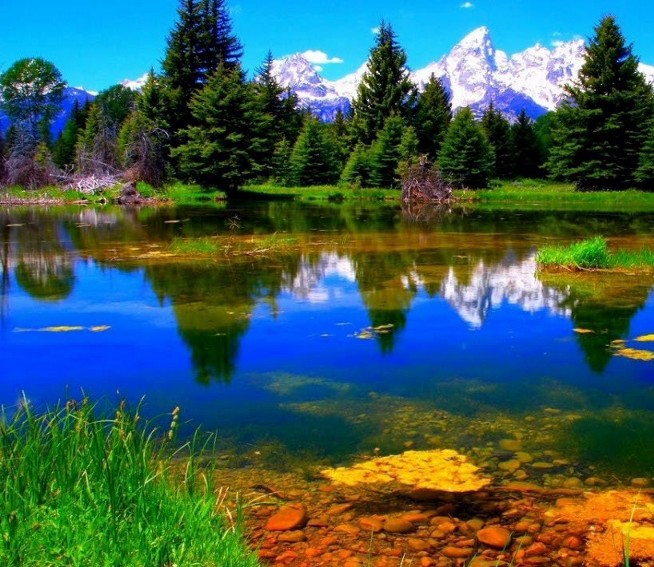
#> input picture exercises/part1/data/match_view01_1.jpg, 654 x 567 px
$ jupyter execute '14. Segmentation – K-means.ipynb'
#> lines starting #> are read from the running program, lines starting #| are printed output that depends on the picture
# 14. Segmentation – K-means

Segment some color images using the K-means algorithm – kmeans(). Try different parameters for the number of
clusters, the initial centers of the clusters (see KmeansFlags), the termination criteria and the number of attempts.

[cell 1]
import cv2
import os
import numpy as np
import matplotlib.pyplot as plt

DATA_DIR = './data'
FILENAME = 'match_view01_1.jpg'

img = cv2.imread(os.path.join(DATA_DIR, FILENAME))
#> img is the input picture: shape (567, 654, 3); mean B, G, R 87.8, 93.8, 62

[cell 2]
K = 6

Z = img.reshape((-1,3))

# convert to np.float32
Z = np.float32(Z)

# define criteria, number of clusters(K) and apply kmeans()
criteria = (cv2.TERM_CRITERIA_EPS + cv2.TERM_CRITERIA_MAX_ITER, 10, 1.0)
ret,label,center=cv2.kmeans(Z,K,None,criteria,10,cv2.KMEANS_RANDOM_CENTERS)
#> ret = 904513151.8; center = [[31.66, 101.1, 95.29], [249.4, 178.8, 23.35], [23.8, 48.85, 27], [221.4, 201.2, 198.9], [201.3, 76.69, 10.38], [27.17, 126, 203.8]]

# Now convert back into uint8, and make original image
center = np.uint8(center)
#> center = [[31, 101, 95], [249, 178, 23], [23, 48, 27], [221, 201, 198], [201, 76, 10], [27, 126, 203]]
res = center[label.flatten()]
res2 = res.reshape((img.shape))
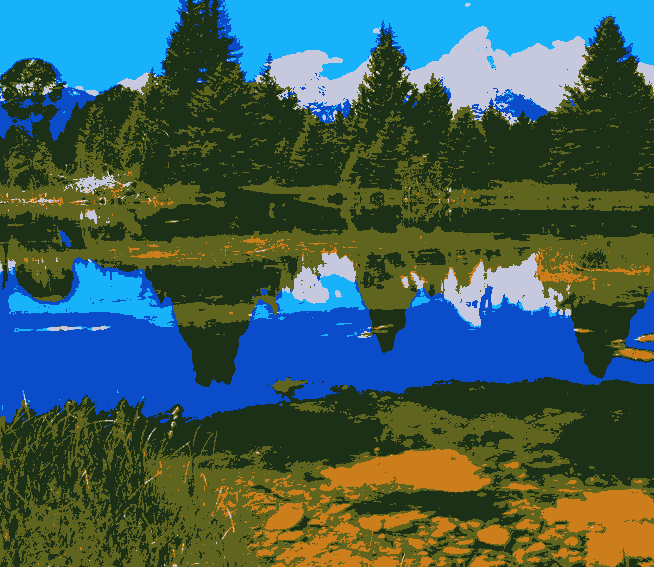
#> res2: shape (567, 654, 3); mean B, G, R 87.2, 93.3, 61.7

[cell 3]
plt.figure(figsize=(10,10))
plt.subplot(121),plt.imshow(cv2.cvtColor(img, cv2.COLOR_BGR2RGB) , cmap='gray')
plt.title('Input Image'), plt.xticks([]), plt.yticks([])
plt.subplot(122),plt.imshow(cv2.cvtColor(res2, cv2.COLOR_BGR2RGB))
plt.title('Segmented Image when K = %i' % K), plt.xticks([]), plt.yticks([])
plt.show()
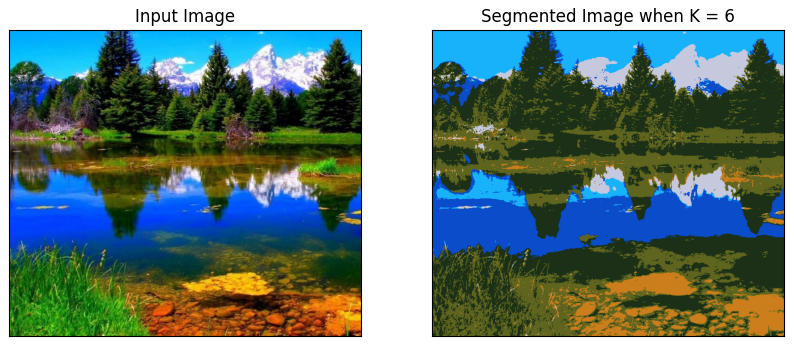
#> figure drawn by matplotlib, 2 panels

$ run again, with exercises/part1/data/match_view01_2.jpg copied over exercises/part1/data/match_view01_1.jpg
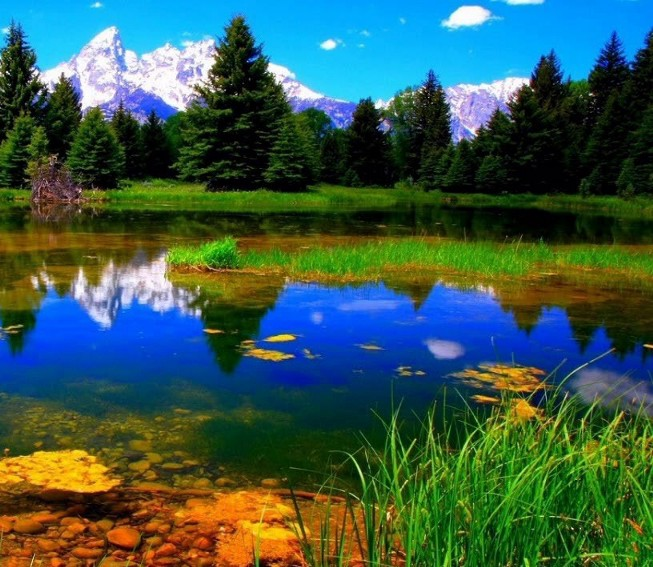
#> input picture exercises/part1/data/match_view01_2.jpg, 653 x 567 px
#> img is the input picture: shape (567, 653, 3); mean B, G, R 78.2, 89.7, 57.1
#> `ret,label,center=cv2.kmeans(Z,K,None,criteria,10,cv2.KMEANS_RANDOM_CEN..`: ret = 790828892; center = [[227, 203.7, 200.6], [248.4, 161.3, 19.36], [163.8, 66.19, 14.12], [33.1, 127.3, 177.5], [23.52, 96.14, 78.15], [13.7, 35.84, 16.94]]
#> `center = np.uint8(center)`: center = [[227, 203, 200], [248, 161, 19], [163, 66, 14], [33, 127, 177], [23, 96, 78], [13, 35, 16]]
#> `res2 = res.reshape((img.shape))`:
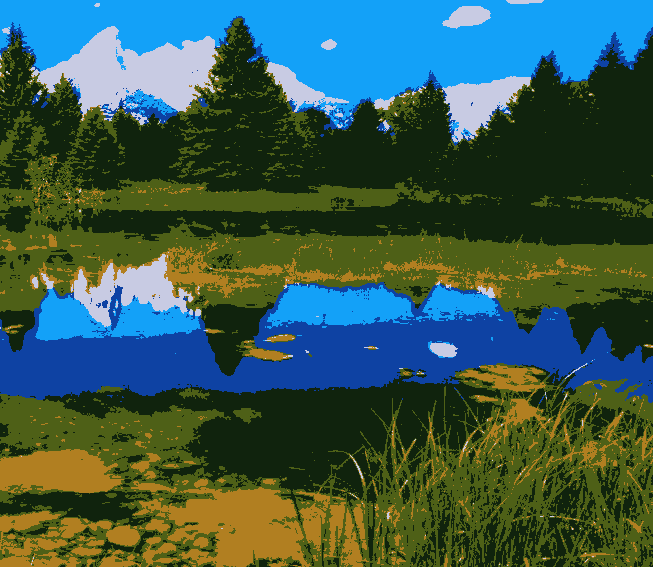
#> res2: shape (567, 653, 3); mean B, G, R 77.6, 89.2, 56.6
#> `plt.show()`:
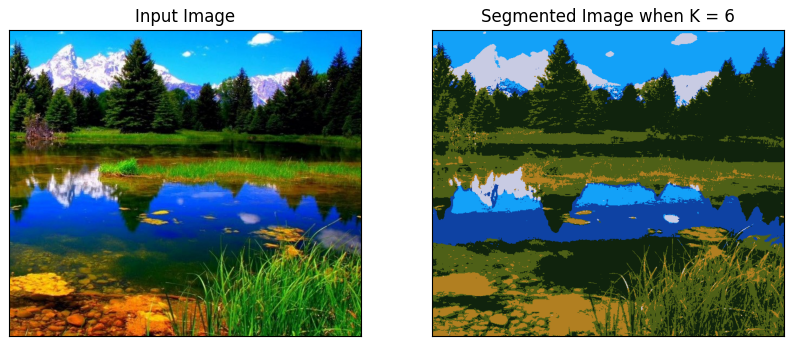
#> figure drawn by matplotlib, 2 panels

$ run again, with exercises/part1/data/FEUP_01.jpg copied over exercises/part1/data/match_view01_1.jpg
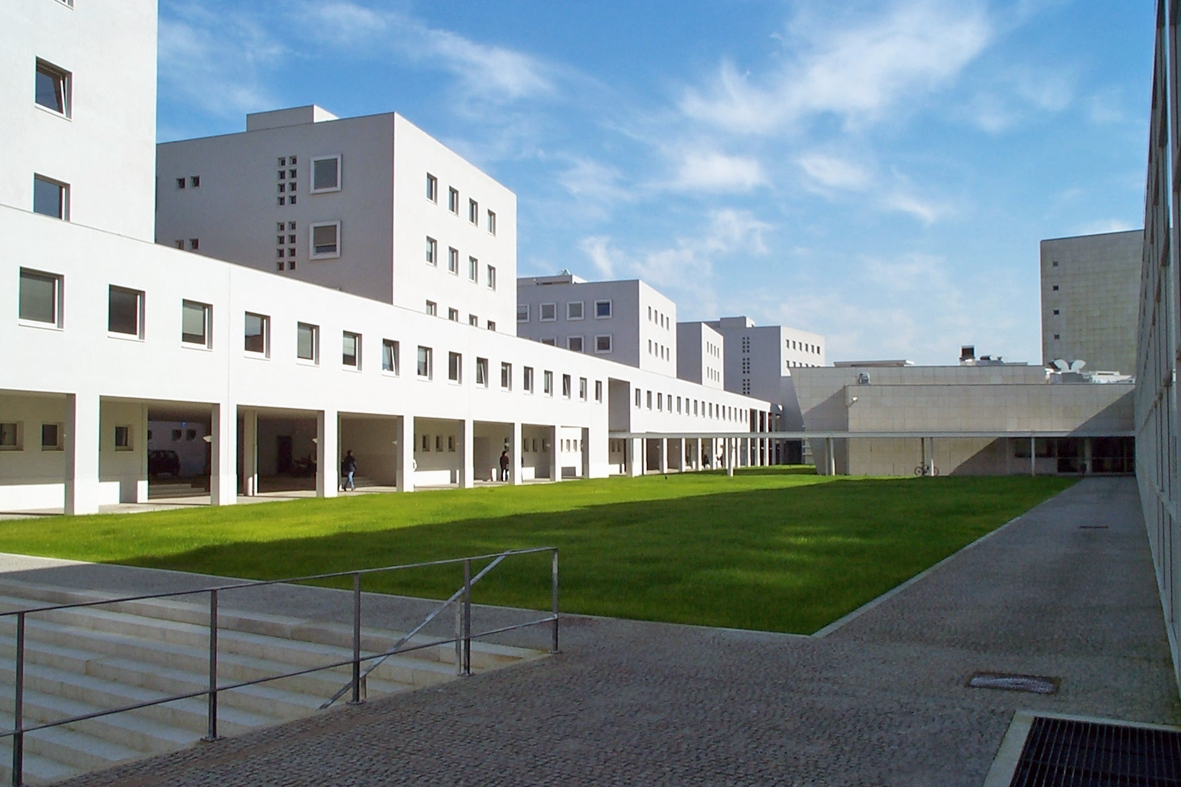
#> input picture exercises/part1/data/FEUP_01.jpg, 1181 x 787 px
#> img is the input picture: shape (787, 1181, 3); mean B, G, R 142.4, 139, 124.4
#> `ret,label,center=cv2.kmeans(Z,K,None,criteria,10,cv2.KMEANS_RANDOM_CEN..`: ret = 660270282.1; center = [[26.67, 53.03, 43.02], [78.29, 81.71, 77.82], [225.5, 200.1, 169.4], [241.8, 243, 241.5], [218.1, 170.8, 115.7], [114.3, 122.6, 118.1]]
#> `center = np.uint8(center)`: center = [[26, 53, 43], [78, 81, 77], [225, 200, 169], [241, 242, 241], [218, 170, 115], [114, 122, 118]]
#> `res2 = res.reshape((img.shape))`:
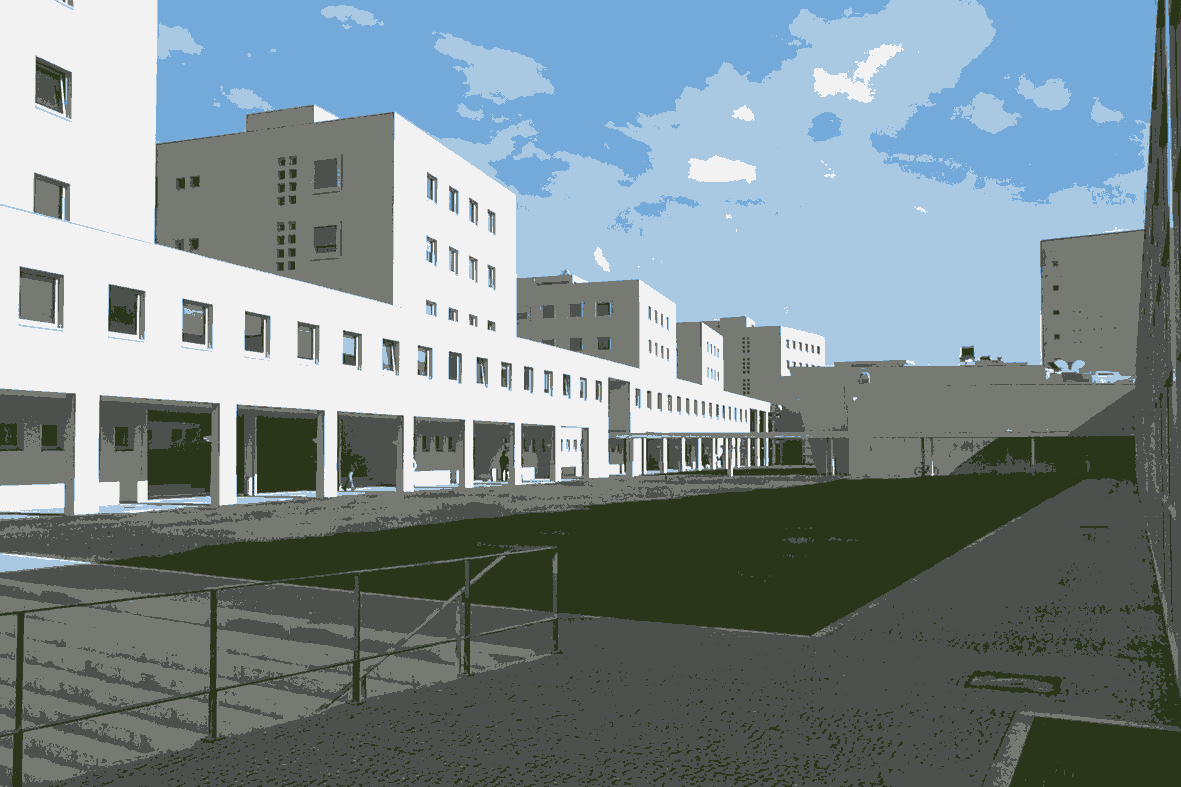
#> res2: shape (787, 1181, 3); mean B, G, R 142, 138.5, 123.9
#> `plt.show()`:
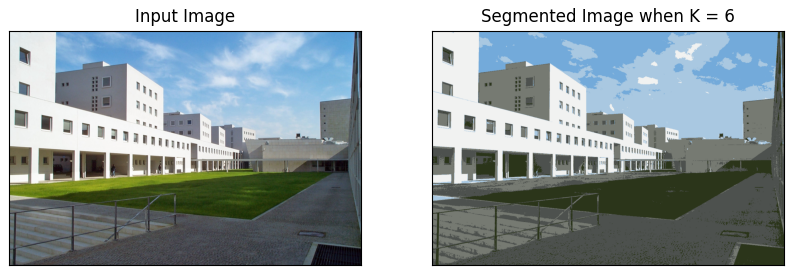
#> figure drawn by matplotlib, 2 panels

$ run again, with exercises/part1/data/FEUP_02.jpg copied over exercises/part1/data/match_view01_1.jpg
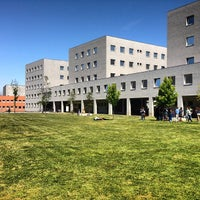
#> input picture exercises/part1/data/FEUP_02.jpg, 200 x 200 px
#> img is the input picture: shape (200, 200, 3); mean B, G, R 115.2, 136.5, 124.4
#> `ret,label,center=cv2.kmeans(Z,K,None,criteria,10,cv2.KMEANS_RANDOM_CEN..`: ret = 54661274.1; center = [[22.3, 38.95, 37.88], [211.2, 207.7, 201.7], [144.4, 148.6, 151.5], [72.94, 158.9, 157], [196.5, 126, 75.64], [49.07, 112, 107.7]]
#> `center = np.uint8(center)`: center = [[22, 38, 37], [211, 207, 201], [144, 148, 151], [72, 158, 157], [196, 125, 75], [49, 111, 107]]
#> `res2 = res.reshape((img.shape))`:
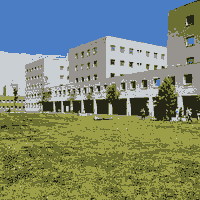
#> res2: shape (200, 200, 3); mean B, G, R 114.8, 135.6, 123.8
#> `plt.show()`:
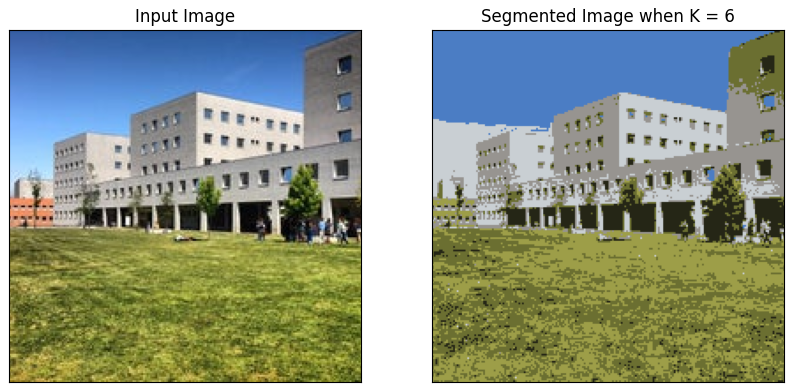
#> figure drawn by matplotlib, 2 panels
